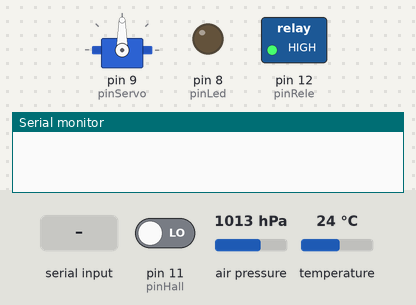
Simulated run of this sketch. Board: Arduino Uno, built with avr-gcc and run on an emulated ATmega328P. Parts: servo, switched loads named in the sketch (green lamp = pin HIGH), output pins drawn as LEDs (lit = HIGH), the last lines printed to the serial monitor. The test bench sets the inputs (shaded band); at power-on: pin 11 (pinHall) LOW, air pressure 1013 hPa, temperature 24 °C.

Above: at 1.2 s.
1.3 s: "A\n" received over Serial
At 5.3 s:
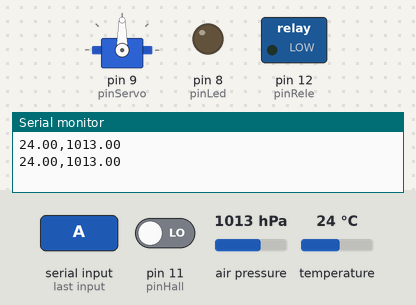
5.6 s: "LED ON\n" received over Serial
At 6.6 s:
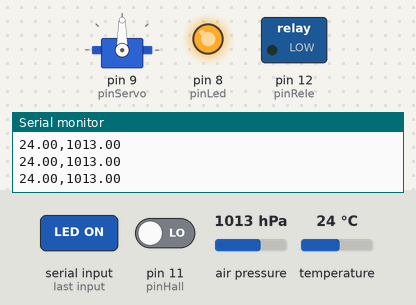
7.1 s: "B\n" received over Serial
At 7.9 s:
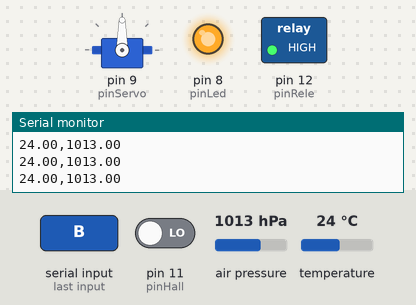
11.4 s: "LED OFF\n" received over Serial
At 12.3 s:
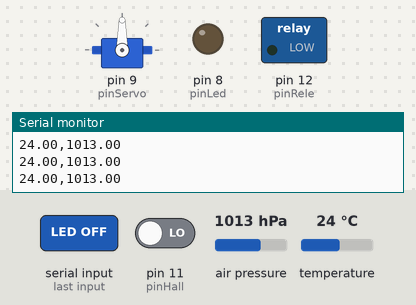
12.9 s: "RELE OFF\n" received over Serial
At 13.4 s:
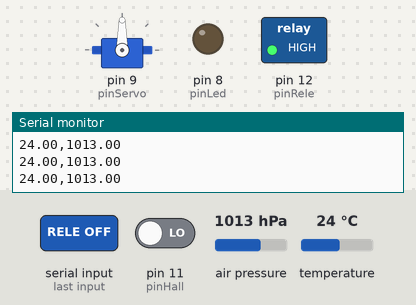
Timing chart, 0 to 15.4 s (numbered marks = the images above; inputs shaded):
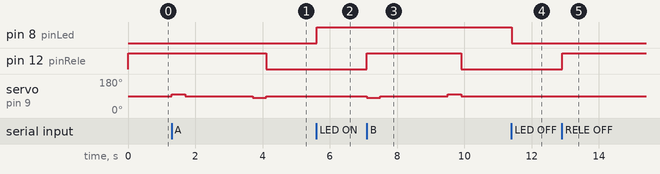

Measured:
- after the input at 1.3 s, pin 12 (pinRele): HIGH → LOW after 2.8 s; servo on pin 9 (pinServo): 90° → 100° at once, → 90° 0.40 s later, → 80° 2.0 s later, → 90° 0.40 s later
- after the input at 5.6 s, pin 8 (pinLed): LOW → HIGH at once
- after the input at 7.1 s, pin 12 (pinRele): LOW → HIGH at once, → LOW 2.8 s later; servo on pin 9 (pinServo): 90° → 80° at once, → 90° 0.40 s later, → 100° 2.0 s later, → 90° 0.40 s later
- after the input at 11.4 s, pin 8 (pinLed): HIGH → LOW at once
- after the input at 12.9 s, pin 12 (pinRele): LOW → HIGH at once

The sketch:

Client_Arduino.ino
```cpp
#include <Servo.h>
#include <Wire.h>
#include <Adafruit_Sensor.h>
#include <Adafruit_BMP280.h>

Servo miServo;
Adafruit_BMP280 bmp;

// --- PIN ESTÁNDAR ---
const int pinServo = 9;
const int pinHall = 11;
const int pinLed = 8;
const int pinRele = 12;

// --- VARIABLES DE CONTROL ---
enum Estado {IDLE, BUSCANDO, ESPERANDO, REGRESANDO};
Estado estadoActual = IDLE;

bool moviendose = false;
int velActual = 90;
int velRegreso = 90;

unsigned long tiempoEsperaInicio = 0;
unsigned long tiempoAnteriorSensor = 0;
const long intervaloSensor = 2000;

void setup() {
  Serial.begin(9600);
  miServo.attach(pinServo);
  miServo.write(90);

  pinMode(pinHall, INPUT);
  pinMode(pinLed, OUTPUT);
  pinMode(pinRele, OUTPUT);
  digitalWrite(pinLed, LOW);
  digitalWrite(pinRele, HIGH);

  bmp.begin(0x76, 0x60); // Tu sensor BME280
}

void loop() {
  // 1. GESTIÓN DE COMANDOS SERIAL
  if (Serial.available() > 0) {
    String comando = Serial.readStringUntil('\n');
    comando.trim();
    comando.toUpperCase();

    if (comando == "A") {
      ejecutarCiclo(100, 80); // Va a 100, regresa a 80
    }
    else if (comando == "B") {
      ejecutarCiclo(80, 100); // Va a 80, regresa a 100
    }
    else if (comando == "LED ON")  digitalWrite(pinLed, HIGH);
    else if (comando == "LED OFF") digitalWrite(pinLed, LOW);
    else if (comando == "RELE ON")  digitalWrite(pinRele, LOW);
    else if (comando == "RELE OFF") digitalWrite(pinRele, HIGH);
  }

  // 2. LÓGICA DE MOVIMIENTO Y RETORNO (Máquina de Estados)
  switch (estadoActual) {
    case BUSCANDO:
      if (digitalRead(pinHall) == LOW) {
        miServo.write(90);
        estadoActual = ESPERANDO;
        tiempoEsperaInicio = millis(); // Empezamos a contar 2 seg
      }
      break;

    case ESPERANDO:
      if (millis() - tiempoEsperaInicio >= 2000) {
        // Terminó la espera, ahora regresamos
        iniciarGiro(velRegreso);
        estadoActual = REGRESANDO;
      }
      break;

    case REGRESANDO:
      if (digitalRead(pinHall) == LOW) {
        miServo.write(90);
        digitalWrite(pinRele, LOW);
        estadoActual = IDLE; // Fin de la secuencia
      }
      break;

    case IDLE:
      // No hace nada con el motor
      break;
  }

  // 3. IMPRESIÓN DEL SENSOR (Inalterada)
  if (millis() - tiempoAnteriorSensor >= intervaloSensor) {
    tiempoAnteriorSensor = millis();
    // Serial.print("Temp: ");
    Serial.print(bmp.readTemperature());
    // Serial.print(" *C  |  Presion: ");
    Serial.print(",");
    Serial.println(bmp.readPressure() / 100.0F);
    // Serial.println(" hPa");
  }
}

// Prepara las variables para el ciclo completo
void ejecutarCiclo(int vIda, int vVuelta) {
  velActual = vIda;
  velRegreso = vVuelta;
  digitalWrite(pinRele, HIGH);
  iniciarGiro(velActual);
  estadoActual = BUSCANDO;
}

// Arranca el motor y salta el imán actual
void iniciarGiro(int velocidad) {
  miServo.write(velocidad);
  delay(400); // Pequeño salto para no detectar el imán donde está parado
}
```
